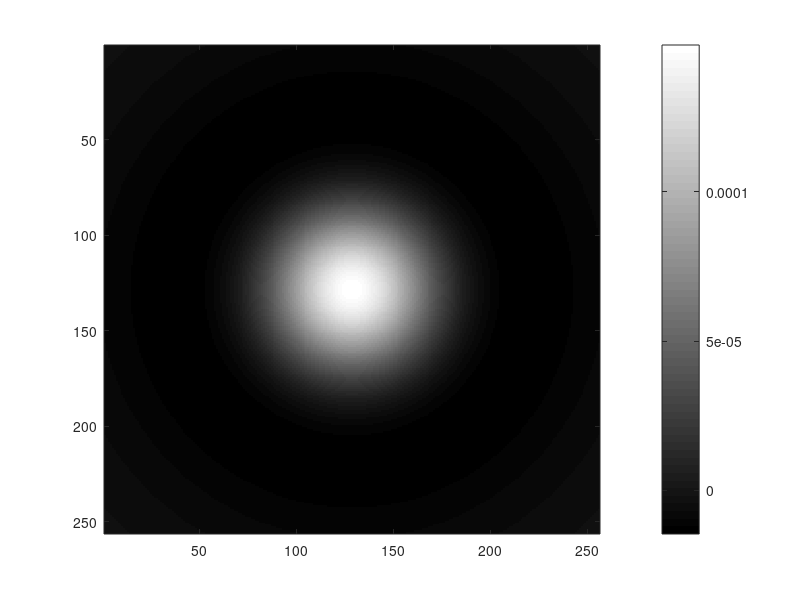
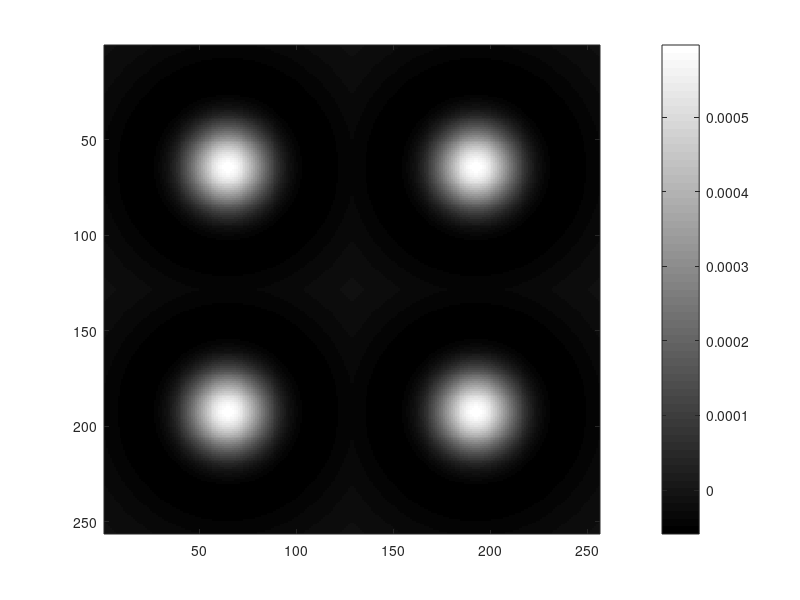
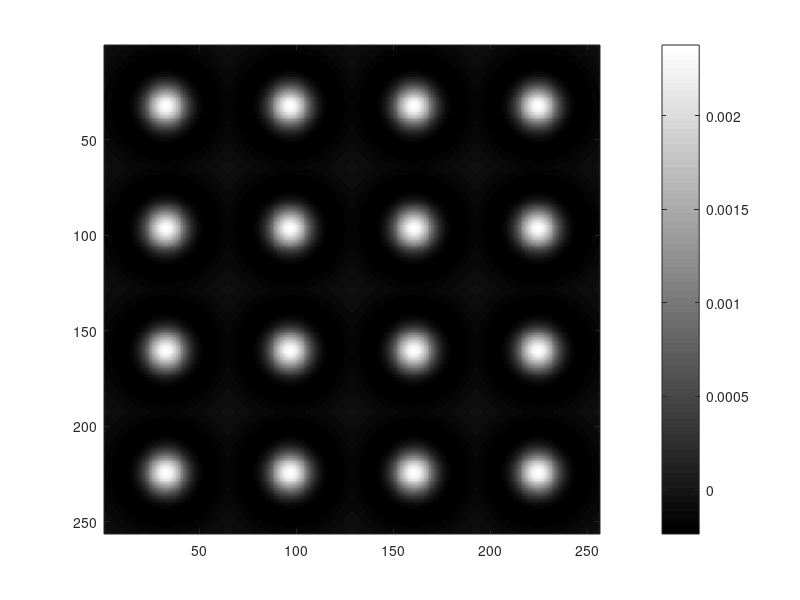
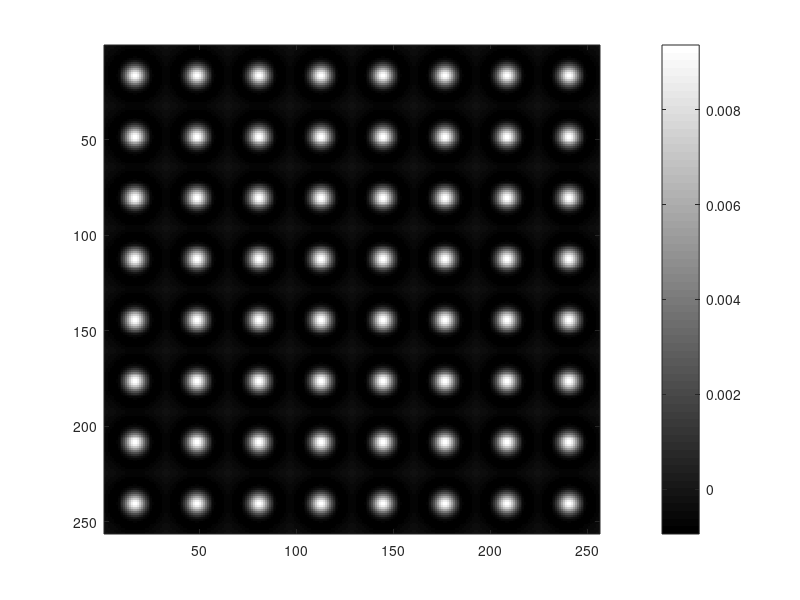

Reproduce these figures in MATLAB, in order.
clear all;
%%% Gaussian Kernels:
    n = 8; %liczba warstw
    x = 256;
    y = 256;
%Warunek: variance_center < variance_surround and variance_center = (1/3) variance_surround
    variance_surround = 90;
    variance_center = (1/3)*variance_surround;
    
%Wagi dla Gaussianów:
    w_c = 1;
    w_s = 1;
    
for k = 1:n
    
   c = fspecial('gaussian', [x/(2^(k-1)) y/(2^(k-1))], variance_center/(2^(k-1)));
   s = fspecial('gaussian', [x/(2^(k-1)) y/(2^(k-1))], variance_surround/(2^(k-1)));
   DoG = c-s;
   B(:,:,k+1) = repmat(DoG,2^(k-1));
   
   figure(k)
   image(B(:,:,k+1),'CDataMapping','scaled')
   colormap gray
   colorbar;
   
   
end



%% Łysy pedał to test czy umim gita
%% branch mareg


% %K=1; Warstwa 1:
% c = fspecial('gaussian', [x y], variance_center);
% s = fspecial('gaussian', [x y], variance_surround);
% DoG = c-s;
% %K=2; Warstwa 2:
% c_2 = fspecial('gaussian', [x/2 y/2], variance_center);
% s_2 = fspecial('gaussian', [x/2 y/2], variance_surround);
% DoG_2 = c_2 - s_2;
% b_2 = [DoG_2, DoG_2; DoG_2, DoG_2];


%Plot this sheeeit:
% figure(1)
% image(c,'CDataMapping','scaled')
% colormap gray
% colorbar;
% figure(2)
% image(s,'CDataMapping','scaled')
% colormap gray
% colorbar;
% figure(3)
% image(DoG,'CDataMapping','scaled')
% colormap gray
% colorbar;
% figure(4)
% image(b_2,'CDataMapping','scaled')
% colormap gray
% colorbar;
%Formula: .^ means each one of them
% for c = 1:x
%     for r = 1:y
%         z(r,c) = (1/(2*pi*variance))*exp(-((c^2 + r^2)/(2*variance)));
%     end
% end
